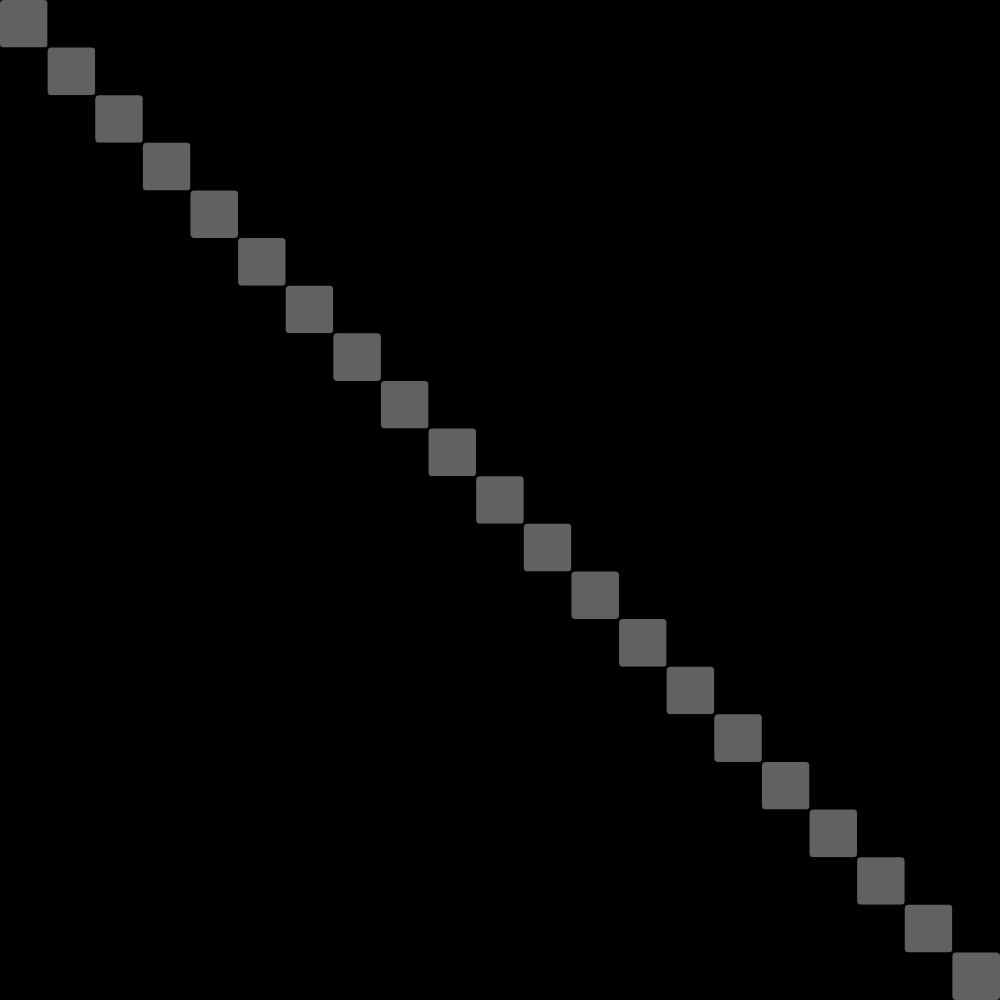
Frame 1 (no input)
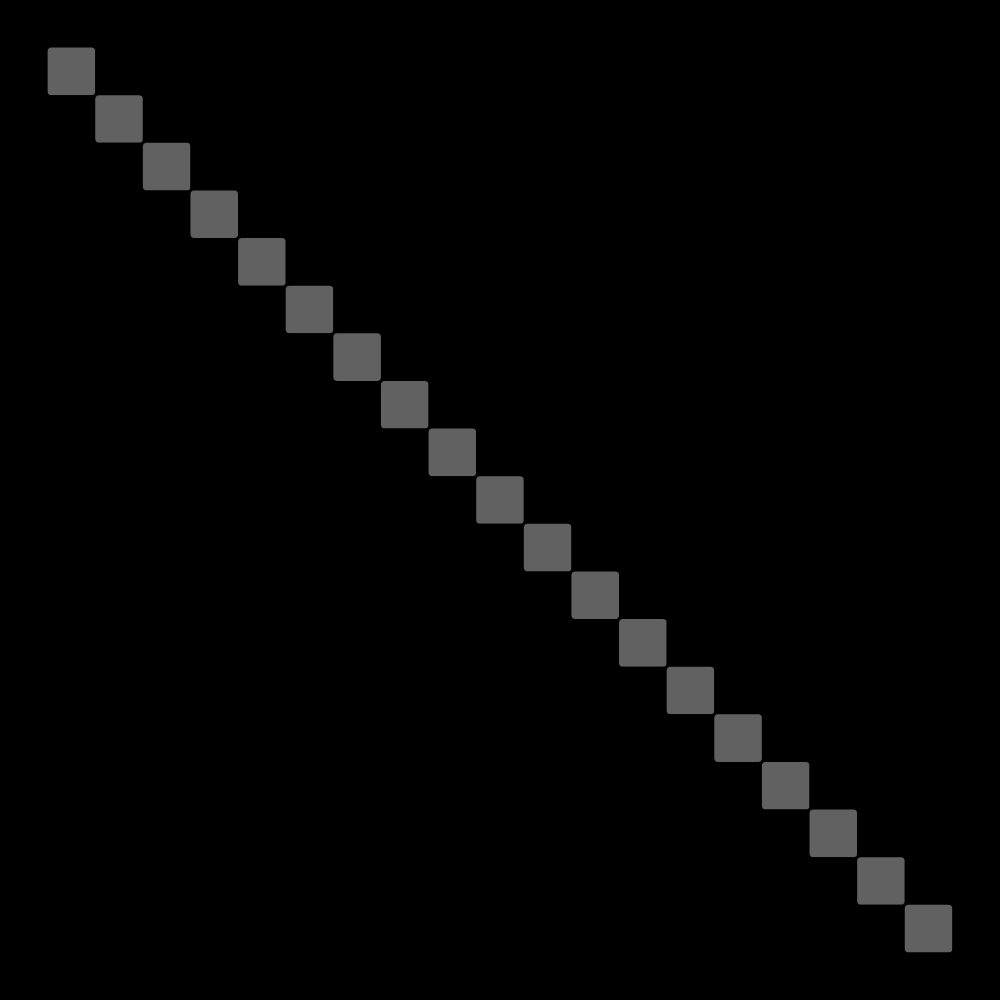
Frame 60 (no input)
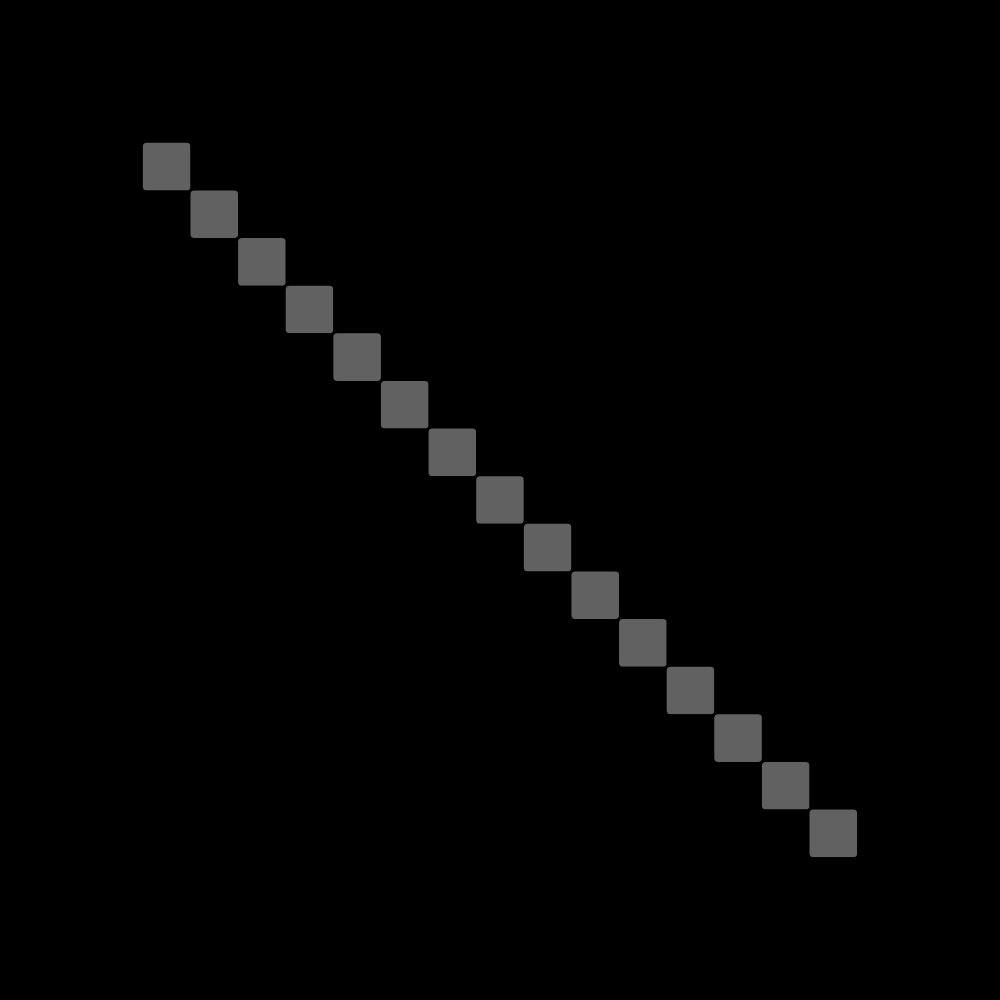
Frame 120 (the mouse pressed at the canvas centre since frame 60)

The p5.js sketch that drew these frames (run headless with seeded random() and noise() and a simulated clock; from frame 60 on, the mouse is pressed at the canvas centre):

// p5.js sketch
// ── sketch.js
let width = 1280;
let height = 720;

var gridSize = 21;
var cellSize = height/gridSize;

var cells = [];

var simulationButton = document.getElementById("simulation_button");
var simulationRunning = false;
var intervalId = 0;

var autoMode = true;

var backgroundColor = [0,0,0]// #181818
var accentColor = [124,124,124,200]

class Cell {
  constructor(size, coord){
    this.size = size;
    this.coord = coord;
    this.state = false;
  }

  toggleState(){
    this.state = !this.state
    //console.log("Toggling cell at " + this.coord)
  }
}

function createCells(){
  cellSize = height/gridSize;
  cells = [];
  for(let i = 0; i < gridSize; i++){
    let line = [];
    for(let j = 0; j < gridSize; j++){
      line.push(new Cell(cellSize, [i,j]))
    }
    cells.push(line);
  }
}

function drawCell(cell){
  if(cell.state){
    fill(accentColor[0], accentColor[1], accentColor[2], accentColor[3]);
  }else{
    fill(backgroundColor[0], backgroundColor[1], backgroundColor[2]);
  }
  noStroke();
  rect(cell.coord[0] * cellSize, cell.coord[1] * cellSize, cellSize, cellSize,4);
}

function setup() {
  height = windowHeight;
  createCanvas(windowHeight, windowHeight);
  createCells();
  
if (autoMode == true){
  autoSimulation();
}

}

function draw() {
  background(backgroundColor[0], backgroundColor[1], backgroundColor[2]);

  for(let i = 0; i < gridSize; i++){
    for(let j = 0; j < gridSize; j++){
      drawCell(cells[i][j]);
    }
    
  }
}

function mouseClicked(){
  if(!autoMode){
    xPos =  Math.trunc(mouseX/cellSize);
    yPos = Math.trunc(mouseY /cellSize)
  
    try{
      cells[xPos][yPos].toggleState(); 
    }catch{
  
    }
  }
 
 
}

function windowResized() {
  resizeCanvas(windowHeight, windowHeight); 
  createCells();
}


function startSimulation(){
  simulationRunning = true;
  intervalId = setInterval(() => {
    simulate();
  }, 1000)
}

function stopSimulation(){
  simulationRunning = false;
  clearInterval(intervalId);
}

function toggleSimulation(){
  if(!simulationRunning){
    simulationRunning = true;
    startSimulation();

  }else{
    simulationRunning = false;
    stopSimulation();
    
  }
}

function autoSimulation(){
  createCells();
  pickStarterCells();
  startSimulation();
}

function restartAutoSimulation(){
  stopSimulation();
  autoSimulation();
}

function pickStarterCells(){
  var patterns = [];
  
  patterns.push([
    [7,7], [6,8], [5,9],[5,10], [5,11], [6,12], [7,13], [8,14], [9,15],
    [12,7], [13,8], [14,9],[14,10], [14,11], [13,12], [12,13], [11,14], [10,15],
    [8,7], [11,7], [10,8], [9,8]
  ]);// Heart Pattern

  patterns.push([
    [6,7], [6,8], [6,9],[6,10], [6,11], [6,12], [6,13],
    [13,7], [13,8], [13,9],[13,10], [13,11], [13,12], [13,13]
  ]); // 2 Vertical Lines
 
  patterns.push([[10,10], [11,10], [10,12], [10,11]]); // Simple L (Tetris)

  patterns.push(
  [[1,9], [1, 10], [1, 11], [4,9], [4, 10], [4, 11], 
    [7,9], [7, 10], [7, 11], [10,9], [10, 10], [10, 11],
    [13,9], [13, 10], [13, 11], [16,9], [16, 10], [16, 11], [19,9], [19, 10], [19, 11]]
  ) // Dont remember what that is
    

  
  var borderPattern = [];
  for(let i = 0; i < gridSize; i++){
    borderPattern.push([0,i]);
    borderPattern.push([i,0]);
    borderPattern.push([(gridSize-1), i]);
    borderPattern.push([i, (gridSize -1)]);
  }
  patterns.push(borderPattern);

  var diagonalPattern = [];
  for(let i = 0; i < gridSize; i++){
    diagonalPattern.push([i,i]);
  }
  patterns.push(diagonalPattern);


  var trianglePattern = [];
  var checkerBoardPattern = [];
  for(let i = 0; i < gridSize; i++){
    for(let j = 0; j < gridSize; j++){
      if( (i+j) % 2 == 0){
        checkerBoardPattern.push([i,j]);
      }
      if((i+j) < gridSize/2){
        trianglePattern.push([i,j]);
      }
    }
  }
  //patterns.push(checkerBoardPattern);
  //patterns.push(trianglePattern);
  var pattern = patterns[getRandomInt(patterns.length)];
  for(let i = 0; i < pattern.length; i++){
    let cell = pattern[i];
    cells[cell[0]][cell[1]].state = true;
  }
}

function getRandomInt(max) {
  return Math.floor(Math.random() * max);
}

// Simulates one generation of the game of life
function simulate(){  
  let cellsToToggleState = [];
  for(let i = 0; i < gridSize; i++){
    for(let j = 0; j < gridSize; j++){
      let cell = cells[i][j];
      let numOfAliveNeighbours = 0;
      // A lot of try-catchs to cover the cases where neighbours dont exist. Lazy solution.
      try{
        if(cells[i-1][j-1].state == true){
          numOfAliveNeighbours += 1;
        }
      }catch{}
      try{
        if(cells[i-1][j].state == true){
          numOfAliveNeighbours += 1;
        }
      }catch{}
      try{
        if(cells[i-1][j+1].state == true){
          numOfAliveNeighbours += 1;
        }
      }catch{}
      try{
        if(cells[i][j-1].state == true){
          numOfAliveNeighbours += 1;
        }
      }catch{}
      try{
        if(cells[i][j+1].state == true){
          numOfAliveNeighbours += 1;
        }
      }catch{}
      try{
        if(cells[i+1][j-1].state == true){
          numOfAliveNeighbours += 1;
        }
      }catch{}
      try{
        if(cells[i+1][j].state == true){
          numOfAliveNeighbours += 1;
        }
      }catch{
        
      }
      try{
        if(cells[i+1][j+1].state == true){
          numOfAliveNeighbours += 1;
        }
      }catch{}

      if(cell.state == true){
        if((numOfAliveNeighbours < 2) || (numOfAliveNeighbours > 3)){
          cellsToToggleState.push(cell);
        }
      }
      if(cell.state == false){
        if(numOfAliveNeighbours == 3){
          cellsToToggleState.push(cell);
        }
      }

    }
  }

  // If there are no new alive cells, stops the simulation.
  if(cellsToToggleState.length == 0){
    stopSimulation();
    if(autoMode){
      autoSimulation();
    }
  }
  for(let i = 0; i< cellsToToggleState.length; i++){
    cellsToToggleState[i].toggleState();
  }
}


// ── style.css
html, body {
  margin: auto;
  padding: 0;
  overflow: hidden;
  display: flex;
  flex-direction: row;
}

canvas {
  display: block;
}
